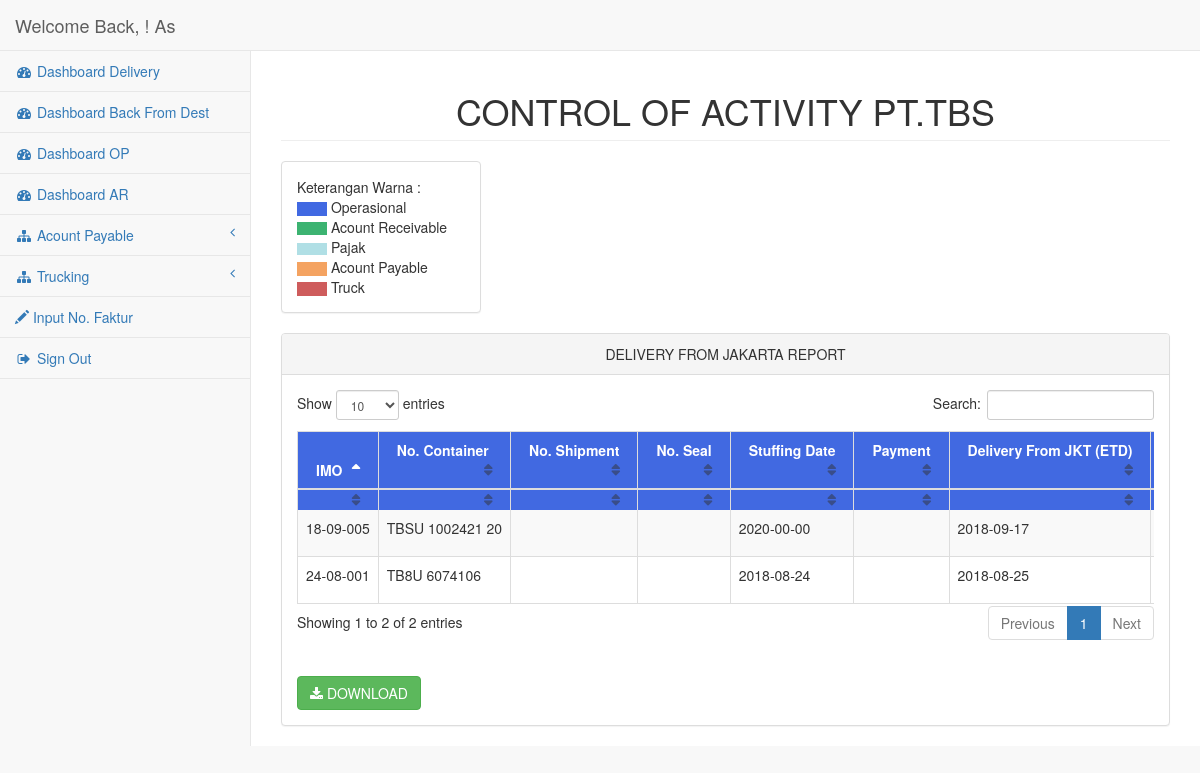
Page /index.php/pagecontrol/dashboard on the committed database.
### tables this page shows
CREATE TABLE `op` (
  `IMO` varchar(12) NOT NULL,
  `no_container` varchar(200) NOT NULL,
  `stuff_date` date NOT NULL,
  `no_shipment` varchar(20) DEFAULT NULL,
  `no_seal` varchar(20) DEFAULT NULL,
  `payment` int(11) DEFAULT NULL,
  `deliv_date` date NOT NULL,
  `dest_town` varchar(30) NOT NULL,
  `vessel_name` varchar(30) NOT NULL,
  `arv_at_dest` varchar(30) NOT NULL,
  `unload_at_conc` varchar(30) NOT NULL
);

CREATE TABLE `truck` (
  `IMO` varchar(12) NOT NULL,
  `inv_truck` varchar(20) NOT NULL,
  `name` varchar(30) NOT NULL,
  `date` date NOT NULL,
  `tujuan` varchar(30) NOT NULL,
  `pesanan` varchar(30) NOT NULL,
  `no_pol` varchar(10) NOT NULL,
  `jam` varchar(6) NOT NULL,
  `muatan` varchar(30) NOT NULL,
  `ukuran` varchar(20) NOT NULL,
  `b_jajan` varchar(30) NOT NULL,
  `b_kom` varchar(30) NOT NULL,
  `b_kawal` varchar(30) NOT NULL,
  `b_lain` varchar(30) NOT NULL
);

### application/controllers/Pagecontrol.php (called while the page is built, shortened)
<?php
class Pagecontrol extends CI_Controller {
	public function __construct()
	{
	$this->load->helper('form');
	$this->load->helper('url');
	$this->load->library('pdf');
	}
	public function dashboard(){
		$this->load->model('pagemodel');
		$data['datahasil'] = $this->pagemodel->getAll();
		$data['dataOP'] = $this->pagemodel->ambilOP();
		$data['dataAR'] = $this->pagemodel->getAR();
		$data['dataAP'] = $this->pagemodel->getAP();
		$data['datatruck'] = $this->pagemodel->getTruck();
		$data['NO'] = $this->pagemodel->getNO();
		$this->load->view('dashboard_v', $data);
	}
}

### index.php (called while the page is built, shortened)
<?php
require_once BASEPATH.'core/CodeIgniter.php';

### application/models/Pagemodel.php (called while the page is built, shortened)
<?php
class Pagemodel extends CI_Model
{
	function getAll(){
		$this->db->select('*');
		$this->db->from('op');
		$this->db->join('ar', 'op.IMO = ar.IMO');
		$this->db->join('ap', 'op.IMO = ap.IMO');
		$this->db->join('truck', 'op.IMO = truck.IMO');
		$data = $this->db->get();
		return $data->result();
	}
	function ambilOP(){
		$this->db->select('*');
		$this->db->from('op');
		$data = $this->db->get();
		return $data->result();
	}
	function getAR(){
		$this->db->select('*');
		$this->db->from('ar');
		$data = $this->db->get();
		return $data->result();
	}
	function getAP(){
		$this->db->select('*');
		$this->db->from('ap');
		$data = $this->db->get();
		return $data->result();
	}
	function getTruck(){
		$this->db->select('*');
		$this->db->from('truck');
		$data = $this->db->get();
		return $data->result();
	}
	function getNO(){
		$this->db->select('op.no_container');
		$this->db->from('ap');
		$this->db->join('op', 'ap.IMO = op.IMO', 'join');
		$data = $this->db->get();
		return $data->result();
	}
}

### application/views/dashboard_v.php (the view, shortened to what this page needs)
<!DOCTYPE html>
<html lang="en">
<head>
    <link href="<?php echo base_url()?>assets/vendor/bootstrap/css/bootstrap.min.css" rel="stylesheet">
    <link href="<?php echo base_url()?>assets/vendor/metisMenu/metisMenu.min.css" rel="stylesheet">
    <link href="<?php echo base_url()?>assets/vendor/datatables-plugins/dataTables.bootstrap.css" rel="stylesheet">
    <link href="<?php echo base_url()?>assets/vendor/datatables-responsive/dataTables.responsive.css" rel="stylesheet">
    <link href="<?php echo base_url()?>assets/dist/css/sb-admin-2.css" rel="stylesheet">
    <link href="<?php echo base_url()?>assets/vendor/font-awesome/css/font-awesome.min.css" rel="stylesheet" type="text/css">
</head>
<body>
    <div id="wrapper">
        <nav class="navbar navbar-default navbar-static-top" role="navigation" style="margin-bottom: 0">
            <div class="navbar-header">
                <a class="navbar-brand" href="index.html">Welcome Back, <?php echo $this->session->userdata('ses_nama');?>! As <?php echo $this->session->userdata('akses');?></a>
            </div>
            <div class="navbar-default sidebar" role="navigation">
                <div class="sidebar-nav navbar-collapse">
                    <ul class="nav" id="side-menu">
                        <li>
                            <a href="<?php echo base_url().'index.php/pagecontrol/dashboard' ?>"><i class="fa fa-dashboard fa-fw"></i> Dashboard Delivery</a>
                        </li>
                        <li>
                            <a href="<?php echo base_url().'index.php/pagecontrol/dashboard2' ?>"><i class="fa fa-dashboard fa-fw"></i> Dashboard Back From Dest</a>
                        </li>
                        <li>
                            <a href="<?php echo base_url().'index.php/pagecontrol/dashOP' ?>"><i class="fa fa-dashboard fa-fw"></i> Dashboard OP</a>
                        </li>
                        <li>
                            <a href="<?php echo base_url().'index.php/pagecontrol/dashAR' ?>"><i class="fa fa-dashboard fa-fw"></i> Dashboard AR</a>
                        </li>
                        <li>
                            <a href="#"><i class="fa fa-sitemap fa-fw"></i> Acount Payable<span class="fa arrow"></span></a>
                        </li>
                        <li>
                            <a href="#"><i class="fa fa-sitemap fa-fw"></i> Trucking<span class="fa arrow"></span></a>
                        </li>
                        <li>
                            <a href="<?php echo base_url().'index.php/pagecontrol/dashPajak' ?>"><i class="glyphicon glyphicon-pencil  "></i> Input No. Faktur</a>
                        </li>
                        <li>
                            <a href="<?php echo base_url().'index.php/pagecontrol/logout' ?>""><i class="fa fa-sign-out fa-fw"></i> Sign Out</a>
                        </li>
                    </ul>
                </div>
            </div>
        </nav>
        <div id="page-wrapper">
            <div class="row">
                <div class="col-lg-12">
                    <h1 class="page-header"><center>CONTROL OF ACTIVITY PT.TBS</center></h1>
                </div>
            </div>
            <div class="row">
                <div class="col-md-3">
                    <div class="panel panel-default">
                        <div class="panel-body">
                            Keterangan Warna : <br>
                            <img src="<?php echo base_url(); ?>assets/image/op.jpg" width=30px> Operasional
                            <br><img src="<?php echo base_url(); ?>assets/image/ar.jpg" width=30px> Acount Receivable
                            <br><img src="<?php echo base_url(); ?>assets/image/pajak.jpg" width=30px> Pajak
                            <br><img src="<?php echo base_url(); ?>assets/image/ap.jpg" width=30px> Acount Payable
                            <br><img src="<?php echo base_url(); ?>assets/image/truck.jpg" width=30px> Truck
                        </div>
                    </div>
                </div>
            </div>
             <div class="row">
                <div class="col-lg-12">
                    <div class="panel panel-default">
                        <div class="panel-heading" >
                            <center>DELIVERY FROM JAKARTA REPORT</center>
                        </div>
                        <div class="panel-body">
                        <div class="table-responsive-sm">
                            <table id="dtHorizontalExample" class="table table-striped table-bordered table-sm" cellspacing="0" width="100%">
                                <thead>
                                    <tr >
                                        <th style="background-color: Royalblue; color: white" >IMO</th>
                                        <th style="background-color: Royalblue; color: white">No. Container</th>
                                        <th style="background-color: Royalblue; color: white">No. Shipment</th>
                                        <th style="background-color: Royalblue; color: white">No. Seal</th>
                                        <th style="background-color: Royalblue; color: white">Stuffing Date</th>
                                        <th style="background-color: Royalblue; color: white">Payment</th>
                                        <th style="background-color: Royalblue; color: white">Delivery From JKT (ETD)</th>
                                        <th style="background-color: Royalblue; color: white">Destination Town</th>
                                    </tr>
                                </thead>
                                <tbody>
                                        <?php foreach ($datahasil as $key) { ?>
                                        <tr class="odd gradeX">
                                        <td><?php echo $key->IMO ?></td>
                                        <td><?php echo $key->no_container ?></td>
                                        <td><?php echo $key->no_shipment ?></td>
                                        <td><?php echo $key->no_seal ?></td>
                                        <td><?php echo $key->stuff_date ?></td>
                                        <td><?php echo $key->payment ?></td>
                                        <td><?php echo $key->deliv_date ?></td>
                                        <td><?php echo $key->dest_town ?></td>
                                        <td>
                                        <td>
                                        <td>
                                        <?php }  ?>
                                    </tr>
                                </tbody>
                            </table>
                        </div>
                        </div>
                        <div  style="padding: 15px">
                    <a href="<?php echo base_url()."index.php/pagecontrol/cetak"?>"><button type="button" class="btn btn-success"><i class="fa   fa-download"></i>  DOWNLOAD</button></a>
                        </div>
                    </div>
                </div>
            </div>
            </div>
        </div>
</body>
</html>

### application/views/dashboard_v.php (style rules this page uses)
#dtHorizontalExample th, td { white-space: nowrap; }

### rows in the picture
op: truck.IMO "24-08-001", no_container "TB8U 6074106", stuff_date "2018-08-24", deliv_date "2018-08-25"
op: truck.IMO "18-09-005", no_container "TBSU 1002421 20", stuff_date "2020-00-00", deliv_date "2018-09-17"
